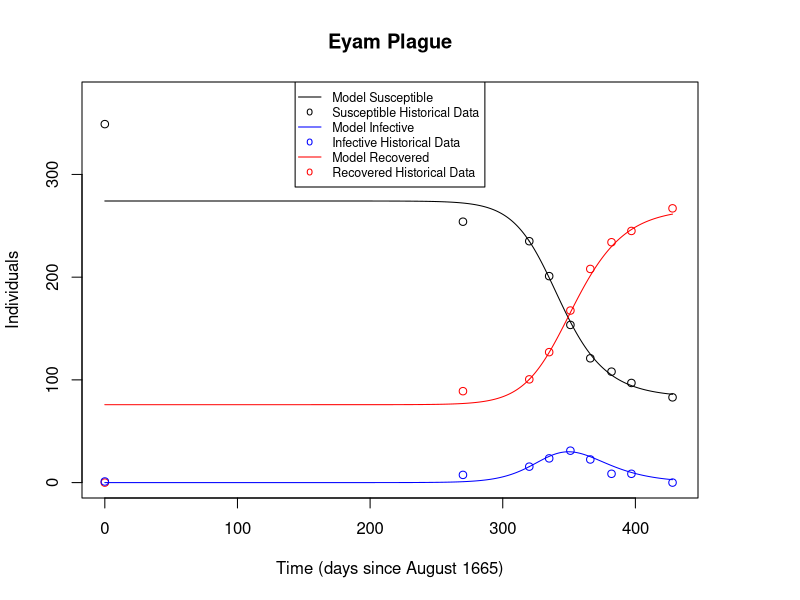

Here is the R script that generated this plot:
library('deSolve')

# Real-world data from Table 2.2
N = 350
S_data = c(349,254,235,201,153.5,121,108,97,83)
I_data = c(1,7,14.5,22,29,21,8,8,0)
R_data = N - S_data - I_data

# Took August to May to be 9*30 days, Mid-May to be May 15th, and used 4ths of month
time = c(0,270,320,335,351,366,382,397,428)


initial = 3

plot_time = time[-(1:(initial-1))]
plot_S = S_data[-(1:(initial-1))]
plot_I = I_data[-(1:(initial-1))]
plot_R = R_data[-(1:(initial-1))]


# On the last day of data collection, there are 0 infectives, 
# so the number of susceptibles on that day is S(infinity)
Sinf = tail(S_data,1)
S0 = S_data[initial]
I0 = I_data[initial]
R0 = N - S0 - I0
alpha = 1/11
beta = (log(S0/Sinf)/(S0 + I0 - Sinf))*alpha
c = alpha/beta
Imax = -c + c * log(c) + S0 + I0 - c * log(S0)

# time sequence for before initial conditions
t1 <- seq(time[initial], 0, by = -0.01)

# time sequence for after initial conditions
t2 <- seq(time[initial], tail(time,1), by = 0.01)

# parameters: a named vector
parameters <- c(a = alpha, b = beta)

# initial condition: a named vector
state <- c(S = S0, I = I0, R = R0)

# R function to calculate the value of the derivatives at each time value
# Use the names of the variables as defined in the vectors above
SIR_model <- function(t, state, parameters){
  with(as.list(c(state, parameters)), {
    dS = -b * I * S
    dI = b * I * S - a * I
    dR = a * I
    return(list(c(dS, dI, dR)))
  })
}
## Integration with 'ode'
out1 <- ode(y = state, times = t1, func = SIR_model, parms = parameters)
out1.df <- as.data.frame(out1)

out2 <- ode(y = state, times = t2, func = SIR_model, parms = parameters)
out2.df <- as.data.frame(out2)

par(new=F,mar=c(5.1,4.1,4.1,5.1))
plot(time,S_data,
     xlab='Time (days since August 1665)',
     #ylab='Susceptible & Recovered (individuals)',
     ylab='Individuals',
     xlim=c(time[1],430), ylim=c(0,375),
     main='Eyam Plague')
lines(out1.df[c("time","S")], lty=1)
lines(out2.df[c("time","S")], lty=1)

par(new=T)
plot(time,R_data, col='red', 
     ann=F,axes=F, 
     xlim=c(time[1],430), ylim=c(0,375))
lines(out1.df[c("time","R")], col='red', lty=1)
lines(out2.df[c("time","R")], col='red', lty=1)

par(new=T)
plot(time,I_data, col='blue', 
     ann=F,axes=F, 
     #xlim=c(time[1],430), ylim=c(0,max(I_data,Imax)+2))
     xlim=c(time[1],430), ylim=c(0,350))
lines(out1.df[c("time","I")], col='blue', lty=1)
lines(out2.df[c("time","I")], col='blue', lty=1)
#mtext("Infective (individuals)", side=4, line=3)
#axis(4)

legend("top",
       legend=c("Model Susceptible","Susceptible Historical Data","Model Infective","Infective Historical Data","Model Recovered","Recovered Historical Data"),
       lty=c(1,NA,1,NA,1,NA),
       col=c("black","black","blue","blue","red","red"), 
       pch=c(NA,"o",NA,"o",NA,"o"),
       cex=0.75)
